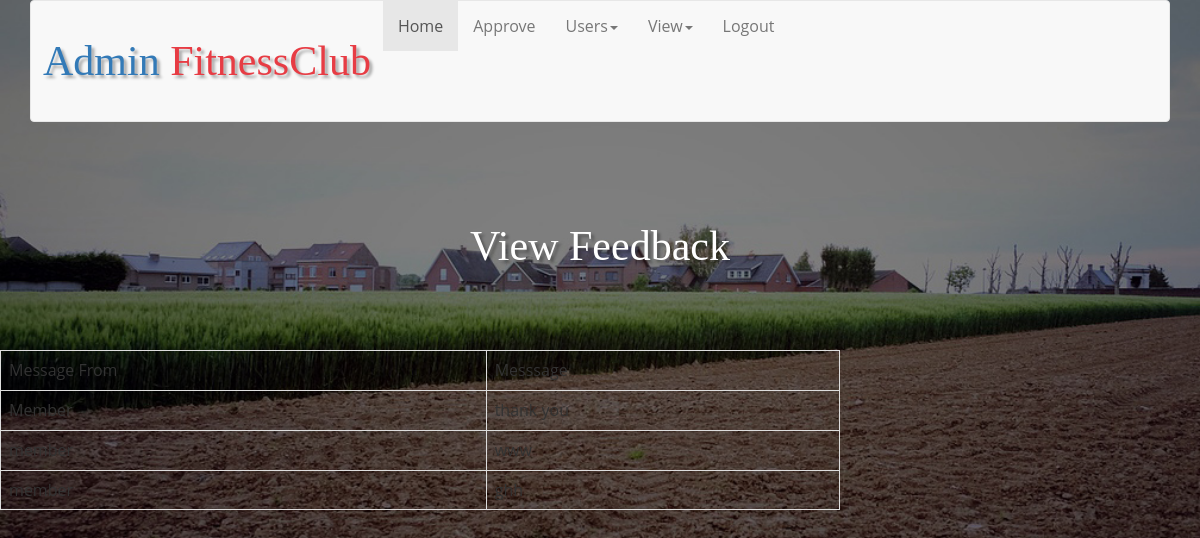
The app's page /Fitness_Club/Admin/feedback.php with its own data.
### tables this page shows
CREATE TABLE IF NOT EXISTS `tbl_feedback` (
  `f_id` int(11) NOT NULL AUTO_INCREMENT,
  `u_id` int(11) NOT NULL,
  `u_type` varchar(20) NOT NULL,
  `comment` varchar(50) NOT NULL,
  PRIMARY KEY (`f_id`)
);

### Fitness_Club/Admin/feedback.php (the view, shortened to what this page needs)
<?php
require_once './admin_nav.php';
require_once '../config/conn.php';
?>
     <h1 style="text-align:center;">View Feedback</h1><br><br>
<table style="width:70%;" align="center" class="table table-bordered">
    <th>Message From</th>
    <th>Messsage</th>
    <?php
            $sql="SELECT * FROM `tbl_feedback` where `u_type`='member' or `u_type`='club'";
       $res=$con->query($sql);
        if($res->num_rows>0)
{
    while($row=$res->fetch_assoc())
    {
?>
<tr>
<td><?php echo $row['u_type']; ?></td>
<td><?php echo $row['comment']; ?></td></tr>
<?php
}
}
    ?>

### Fitness_Club/Admin/login/css/style.css (style rules this page uses)
html, body, div, span, applet, object, iframe, h1, h2, h3, h4, h5, h6, p, blockquote, pre, a, abbr, acronym, address, big, cite, code, del, dfn, em, img, ins, kbd, q, s, samp, small, strike, strong, sub, sup, tt, var, b, u, i, dl, dt, dd, ol, nav ul, nav li, fieldset, form, label, legend, table, caption, tbody, tfoot, thead, tr, th, td, article, aside, canvas, details, embed, figure, figcaption, footer, header, hgroup, menu, nav, output, ruby, section, summary, time, mark, audio, video { margin: 0; padding: 0; border: 0; font-size: 100%; font: inherit; vertical-align: baseline; }
table { border-collapse: collapse; border-spacing: 0; }
body { background: url(../images/1.jpg) no-repeat; background-size: cover; -webkit-background-size: cover; -moz-background-size: cover; -o-background-size: cover; -ms-background-size: cover; background-position: center; font-family: 'Open Sans', sans-serif; font-size: 100%; min-height:100vh; }
h1 { font-size: 3.5em; color: #fff; text-align: center; margin: 3vw 1vw; font-family: 'Sigmar One', cursive; text-shadow: 3px 3px 3px rgba(0, 0, 0, 0.32); }
@media (max-width:1920px) { h1 { font-size: 3.5vw; } }

### records on screen
tbl_feedback: u_type "Member", comment "thank you"
tbl_feedback: u_type "member", comment "www"
tbl_feedback: u_type "member", comment "ghh"
